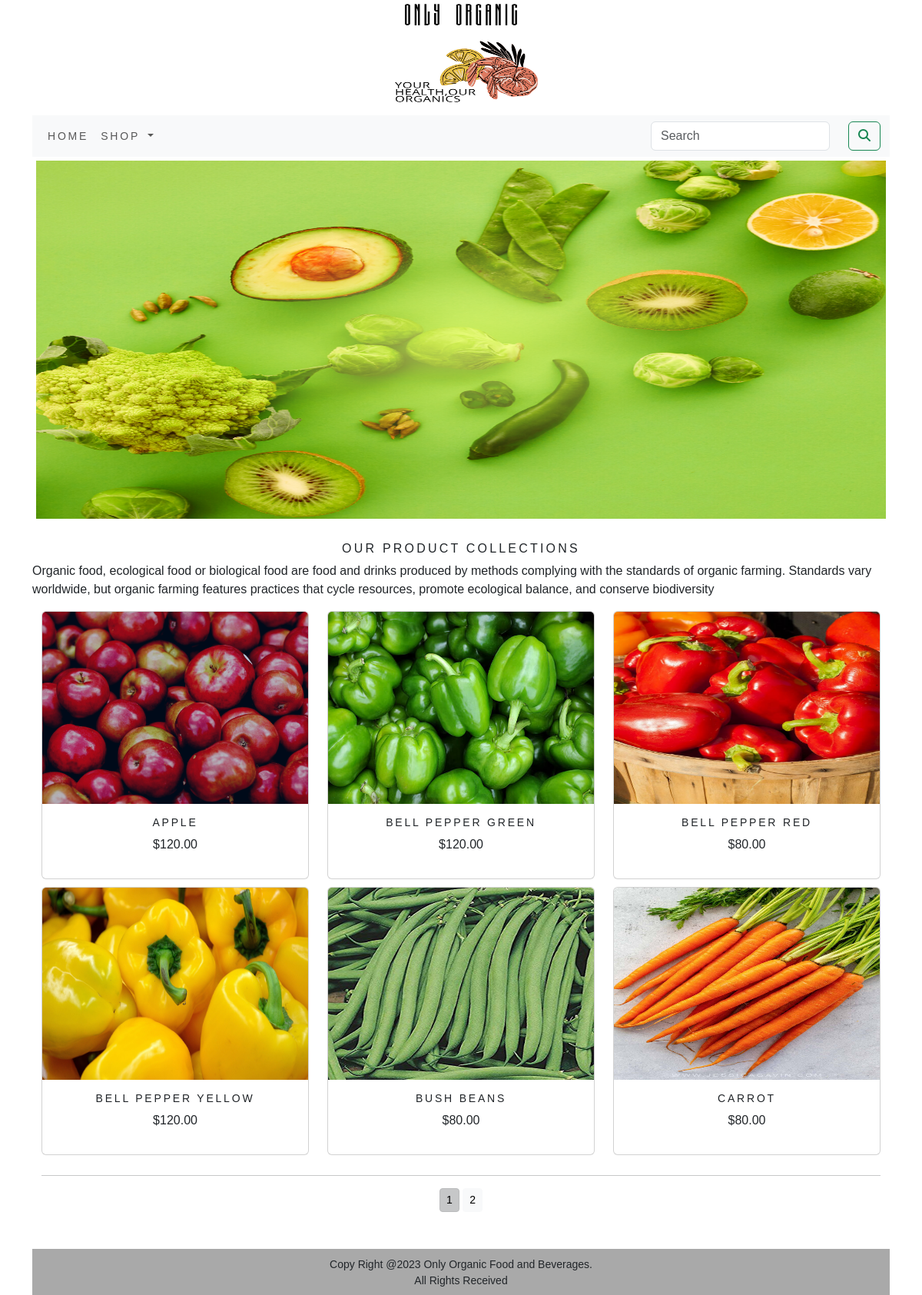
The app's page /shop/ with its own data.
### shop/models.py (models this page shows, shortened)
class Product(models.Model):
    name = models.CharField(max_length=250,unique=True)
    slug = models.SlugField(max_length=250,unique=True)
    description = models.TextField(blank=True)
    price = models.DecimalField(max_digits=10,decimal_places=2)
    category = models.ForeignKey(Category,on_delete=models.CASCADE)
    image = models.ImageField(upload_to='product',blank=True)
    stock = models.IntegerField()
    available = models.BooleanField(default=True)
    created = models.DateTimeField(auto_now_add=True)
    updated = models.DateTimeField(auto_now=True)
    def get_url(self):
        return reverse('shop:prodCatDetail',args=[self.category.slug,self.slug])
    class Meta:
        ordering = ('name',)
        verbose_name = 'product'
        verbose_name_plural = 'products'

### shop/views.py (the view)
# urls.py: path('',views.allProdCat,name='allProdCat'),
def allProdCat(request,c_slug=None):
    c_page = None
    products_list = None
    if c_slug!= None:
        c_page = get_object_or_404(Category, slug=c_slug)
        products_list = Product.objects.all().filter(category=c_page, available=True)
    else:
        products_list = Product.objects.all().filter(available=True)
    paginator = Paginator(products_list, 6)
    try:
        page = int(request.GET.get('page', '1'))
    except:
        page = 1
    try:
        products = paginator.page(page)
    except (EmptyPage, InvalidPage):
        products = paginator.page(paginator.num_pages)
    return render(request, "category.html", {'category': c_page, 'products' : products})

### cart/context_processors.py (called while the page is built)
def counter(request):
    item_count = 0
    if 'admin' in request.path:
        return {}
    else:
        try:
            cart = Cart.objects.filter(cart_id =_cart_id(request))
            cart_items = CartItem.objects.all().filter(cart=cart[:1])
            for cart_item in cart_items:
                item_count += cart_item.quantity
        except Cart.DoesNotExist:
            item_count=0
    return dict(item_count=item_count)

### cart/views.py (called while the page is built)
def _cart_id(request):
    cart = request.session.session_key
    if not cart:
        cart = request.session.create()
    return cart

### shop/context_processors.py (called while the page is built)
def menu_links(request):
    links = Category.objects.all()
    return dict(links=links)

### shop/models.py (called while the page is built)
    def get_url(self):
        return reverse('shop:products_by_category', args=[self.slug])

### templates/category.html (shortened to what this page needs)
{% extends 'base.html' %}
{% load static %}
{% block content %}
<div class="mx_auto">
  {% if category %}
    <img class="my_image" src="{{category.image.url}}" alt="{{category.name}}">
</div>
  <br>
<div>
      <h1 class="text-center my_title">{{category.name}}</h1>
      <p class="text-justify">{{category.description}}</p>
</div>
  {% else %}
<div>
  <center><img class="my_image my_image_padding" src="{% static 'img/banner1.png' %}" style="width:100%;height:476px;" alt="Our products"></center>
</div>
<br>
<div>
    <h1 class="text-center my_title">Our Product Collections</h1>
    <p class="text-justify">Organic food, ecological food or biological food are food and drinks produced by methods complying with the standards of organic farming. Standards vary worldwide, but organic farming features practices that cycle resources, promote ecological balance, and conserve biodiversity</p>
</div>
  {% endif %}
  <div class="container">
    <div class="row mx_auto">
      {% for product in products.object_list %}
      <div class="my_bottom_margin col-9 col-sm-12 col-md-4 col-lg-4">
        <div class="card text-center" style="min-width:18rem;">
          <a href="{{product.get_url}}" ><img class="card-img-top my_image" src="{{product.image.url}}" alt="{{product.name}}" style="width:346px;height:250px;"></a>
          <div class="card-body">
            <h4>{{product.name}}</h4>
            <p>${{product.price}}</p>
          </div>
        </div>
      </div>
      {% endfor %}
    </div>
    <div class="mx_auto">
      {% if products.paginator.num_pages > 1 %}
      <hr>
      <div class="text-center">
        {% for pg in products.paginator.page_range %}
          <a href="?page={{pg}}" class="btn btn-light btn-sm {% if products.number == pg %} active {% endif %}">{{pg}}</a>
        {% endfor %}
      </div>
        {% endif %}
    </div>
    <br>
  </div>
{% endblock %}

### templates/base.html (shortened to what this page needs)
{% load static %}
<!DOCTYPE html>
<html lang="en">
<head>
            <link href="{% static 'css/bootstrap.min.css' %}" rel="stylesheet" >
                <link rel="stylesheet" href="{% static 'css/custom.css' %}" >
</head>
<body>
<div class="container">
    {% include 'header.html' %}
    {% include 'navbar.html' %}
    {% block content %}
    {% endblock %}
</div><br>
{% include 'footer.html' %}
</body>
</html>

### templates/header.html
{% load static %}
<header>
  <center>
    <a href="{% url 'shop:allProdCat' %}"><img src="{% static 'img/logo.jpg' %}" alt="logo image" height="150px" width="200px"></a>
  </center>
</header>

### templates/navbar.html (shortened to what this page needs)
<nav class="navbar navbar-expand-lg navbar-light bg-light">
  <div class="container-fluid">
    <div class="collapse navbar-collapse" id="navbarSupportedContent">
      <ul class="navbar-nav me-auto mb-2 mb-lg-0">
        <li class="nav-item">
          <a class="nav-link" href="{% url 'shop:allProdCat' %}">HOME</a>
        </li>
        <li class="nav-item dropdown {% if 'shop' in request.path %} active {% endif %}">
          <a class="nav-link dropdown-toggle" href="#" id="navbarDropdown" role="button" data-bs-toggle="dropdown" aria-expanded="false">
            Shop
          </a>
        </li>
      </ul>
      <form class="d-flex" action="{% url 'search_app:SearchResult' %}" method="get" >
              <input class="form-control me-4" type="search" placeholder="Search" name="q" aria-label="Search">
              <button class="btn btn-outline-success" type="submit"><i class="fa fa-search"></i></button>
      </form>
    </div>
  </div>
</nav>

### templates/footer.html
<div class="footer navbar-fixed-bottom" style="background-color:#A9A9A9;height:60px;">
  <p class="text-center" style="padding-top:10px;font-size: 14px;" >Copy Right @2023 Only Organic Food and Beverages.<br>All Rights Received</p>
</div>

### static/css/custom.css (style rules this page uses)
body { font-family: 'Arimo', sans-serif; }
.nav-item { letter-spacing:.2em; font-size:14px; text-transform:uppercase; }
.my_title { font-size:16px; text-transform:uppercase; letter-spacing:.2em; }
.my_image_padding { padding:5px; }
.my_bottom_margin { margin-bottom:10px; }
.card-body h4 { font-size: 14px; text-transform:uppercase; letter-spacing: .2em; }

### records on screen
Product: image (picture), name "APPLE", price "120.00"
Product: image (picture), name "BELL PEPPER GREEN", price "120.00"
Product: image (picture), name "BELL PEPPER RED", price "80.00"
Product: image (picture), name "BELL PEPPER YELLOW", price "120.00"
Product: image (picture), name "BUSH BEANS", price "80.00"
Product: image (picture), name "CARROT", price "80.00"

### other values on screen
{{ pg }} "1" "2"
